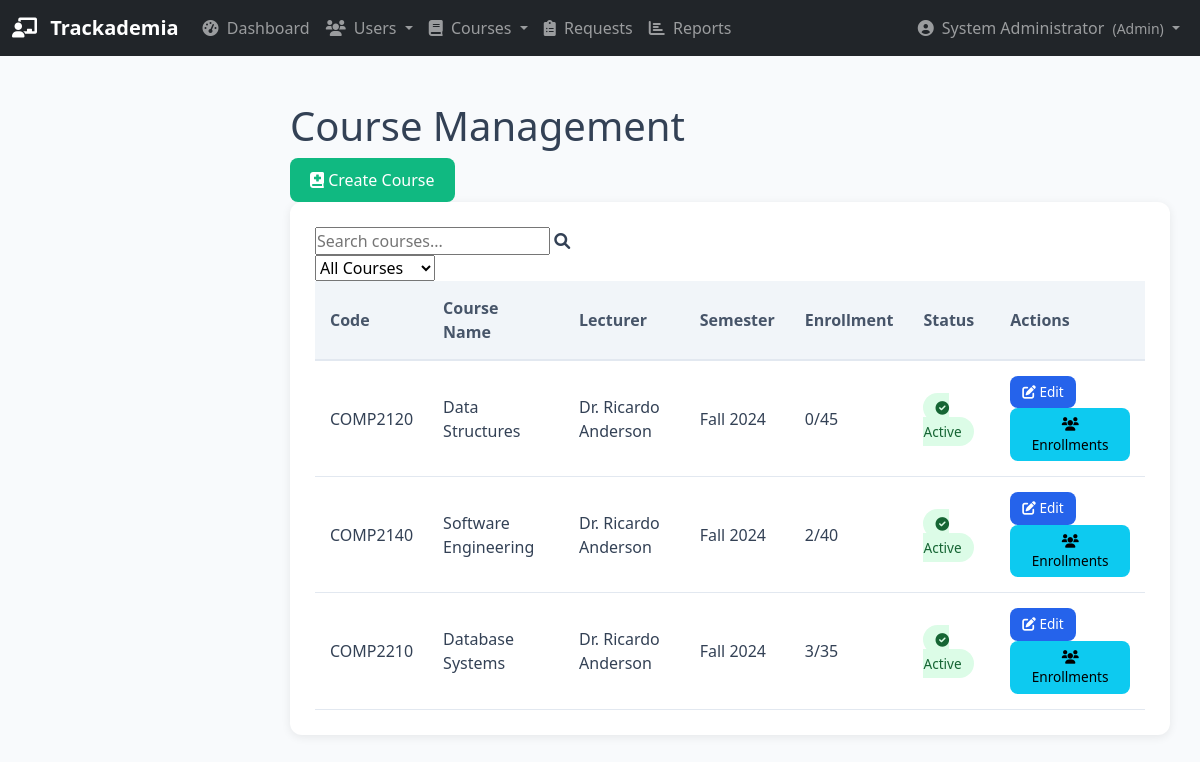
The page /admin/courses (signed in) on the database as committed earlier.
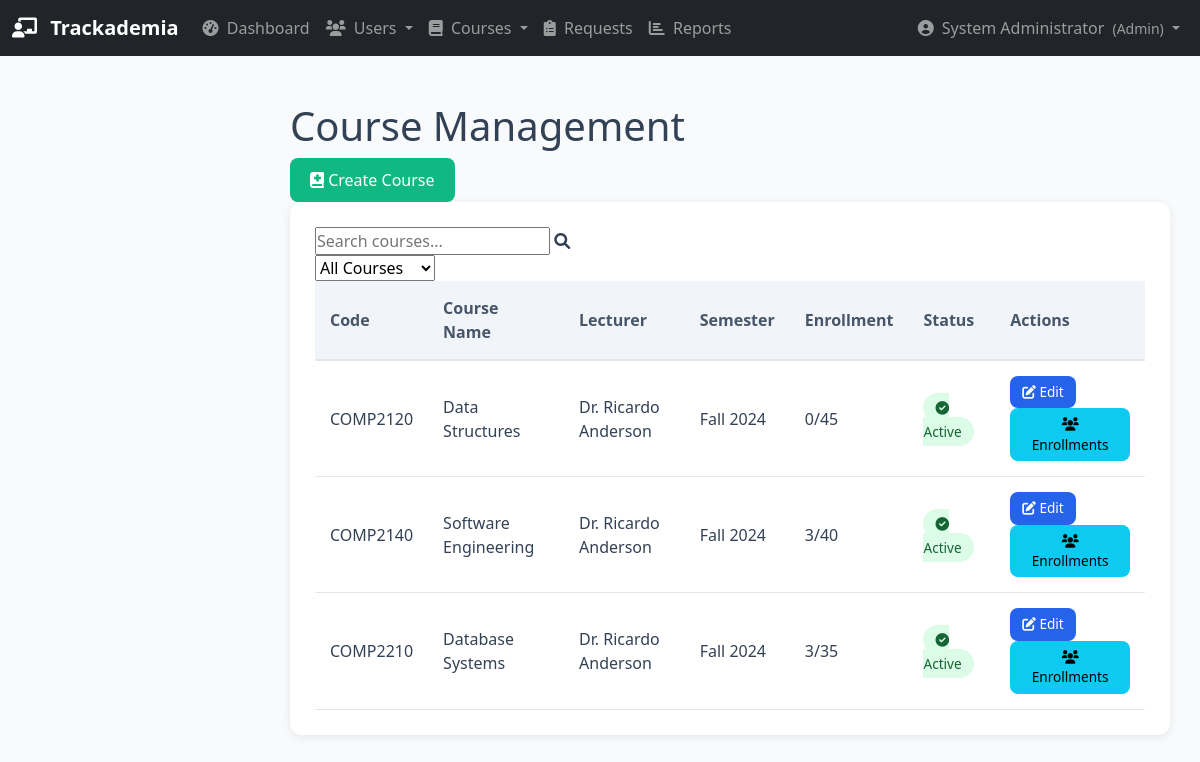
The same page on the database as committed later.
### database.py (models this page shows, shortened)
class Course(db.Model):
    __tablename__ = 'courses'
    id = db.Column(db.Integer, primary_key=True)
    name = db.Column(db.String(200), nullable=False)
    code = db.Column(db.String(50), unique=True)
    description = db.Column(db.Text, nullable=True)
    credits = db.Column(db.Integer, default=3)
    semester = db.Column(db.String(50))  # Fall 2024, Spring 2025, etc.
    max_capacity = db.Column(db.Integer, default=30)
    lecturer_id = db.Column(db.Integer, db.ForeignKey('lecturers.id'), nullable=False)
    is_active = db.Column(db.Boolean, default=True)
    created_at = db.Column(db.DateTime, default=datetime.utcnow)
    students = db.relationship('Student',
                              secondary=enrollments,
                              back_populates='courses')
    sessions = db.relationship('Session', backref='course', lazy=True)

class User(db.Model):
    __tablename__ = 'users'
    id = db.Column(db.Integer, primary_key=True)
    username = db.Column(db.String(80), unique=True, nullable=False)
    password_hash = db.Column(db.String(200), nullable=False)
    name = db.Column(db.String(100), nullable=False)
    email = db.Column(db.String(120), unique=True, nullable=True)
    user_type = db.Column(db.String(20), nullable=False)  # 'admin', 'lecturer', or 'student'
    is_active = db.Column(db.Boolean, default=True)
    created_at = db.Column(db.DateTime, default=datetime.utcnow)

### app.py (the view)
@app.route('/admin/courses')
def admin_courses():
    if flask_session.get('user_type') != 'admin':
        flash('Access denied. Admin privileges required.', 'error')
        return redirect(url_for('login'))
    courses = db.session.query(Course).order_by(Course.code).all()
    return render_template('admin_courses.html', courses=courses)

### app.py (called while the page is built)
@app.before_request
def require_login():
    allowed_routes = ['login', 'static']
    if request.endpoint not in allowed_routes and 'user_id' not in flask_session:
        return redirect(url_for('login'))

@app.context_processor
def inject_pending_requests():
    if flask_session.get('user_type') == 'admin':
        pending_count = db.session.query(RemovalRequest).filter_by(status='pending').count()
        return dict(pending_requests_count=pending_count)
    return dict(pending_requests_count=0)

### templates/admin_courses.html (shortened to what this page needs)
{% extends "base.html" %}
{% block content %}
<div class="dashboard-header">
    <h1>Course Management</h1>
    <div class="header-actions">
        <a href="{{ url_for('admin_create_course') }}" class="btn btn-success">
            <i class="fas fa-book-medical"></i> Create Course
        </a>
    </div>
</div>
<div class="table-container">
    <div class="table-actions">
        <div class="search-box">
            <input type="text" id="courseSearch" placeholder="Search courses...">
            <i class="fas fa-search"></i>
        </div>
        <div class="filter-box">
            <select id="statusFilter">
                <option value="">All Courses</option>
            </select>
        </div>
    </div>
    <table id="coursesTable">
        <thead>
            <tr>
                <th>Code</th>
                <th>Course Name</th>
                <th>Lecturer</th>
                <th>Semester</th>
                <th>Enrollment</th>
                <th>Status</th>
                <th>Actions</th>
            </tr>
        </thead>
        <tbody>
            {% for course in courses %}
            <tr data-status="{{ 'active' if course.is_active else 'inactive' }}">
                <td>{{ course.code }}</td>
                <td>{{ course.name }}</td>
                <td>{{ course.lecturer.user.name }}</td>
                <td>{{ course.semester }}</td>
                <td>{{ course.students|length }}/{{ course.max_capacity }}</td>
                <td>
                    {% if course.is_active %}
                    <span class="status-badge status-active">
                        <i class="fas fa-check-circle"></i> Active
                    </span>
                    {% else %}
                    <span class="status-badge status-inactive">
                        <i class="fas fa-times-circle"></i> Inactive
                    </span>
                    {% endif %}
                </td>
                <td>
                    <div class="action-buttons">
                        <a href="{{ url_for('admin_edit_course', course_id=course.id) }}" class="btn btn-primary btn-sm">
                            <i class="fas fa-edit"></i> Edit
                        </a>
                        <a href="{{ url_for('admin_course_enrollments', course_id=course.id) }}" class="btn btn-info btn-sm">
                            <i class="fas fa-users"></i> Enrollments
                        </a>
                    </div>
                </td>
            </tr>
            {% endfor %}
        </tbody>
    </table>
</div>
{% endblock %}

Rows that differ between the two databases and show on the page:
changed Course "COMP2140": students|length "2" → "3"
